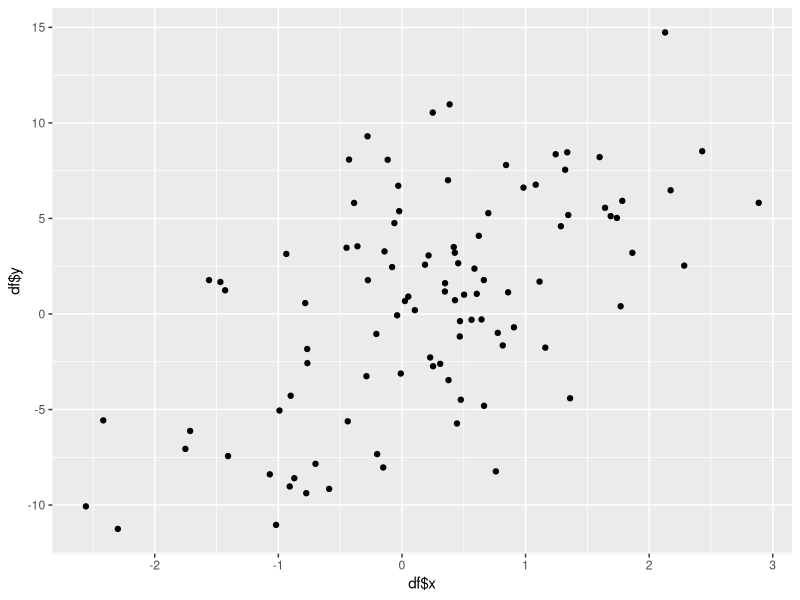
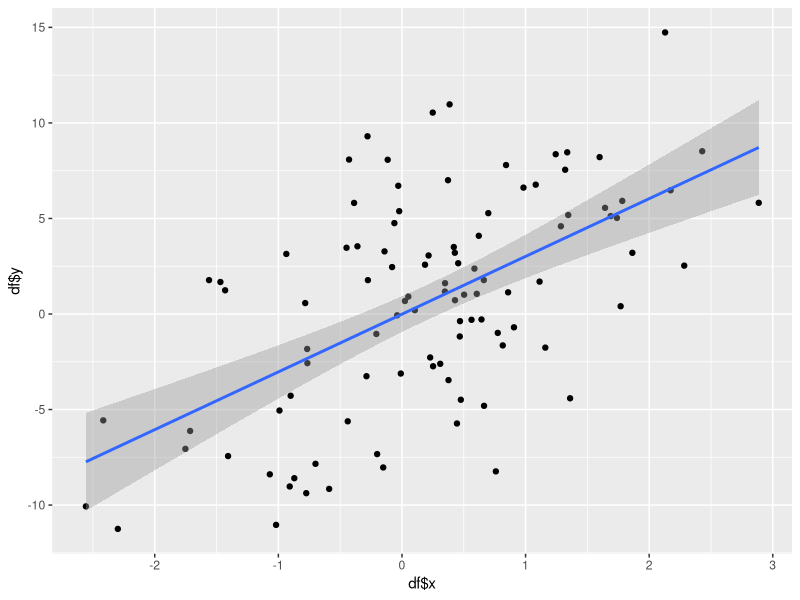
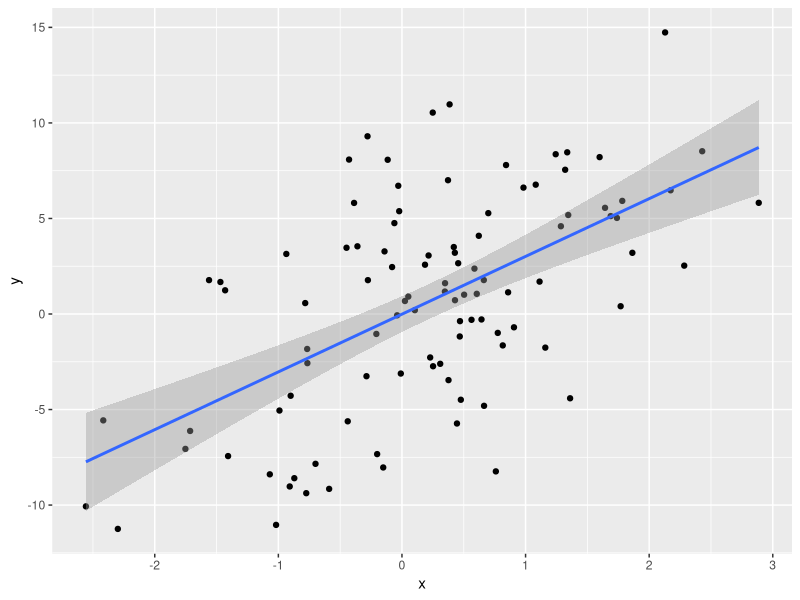
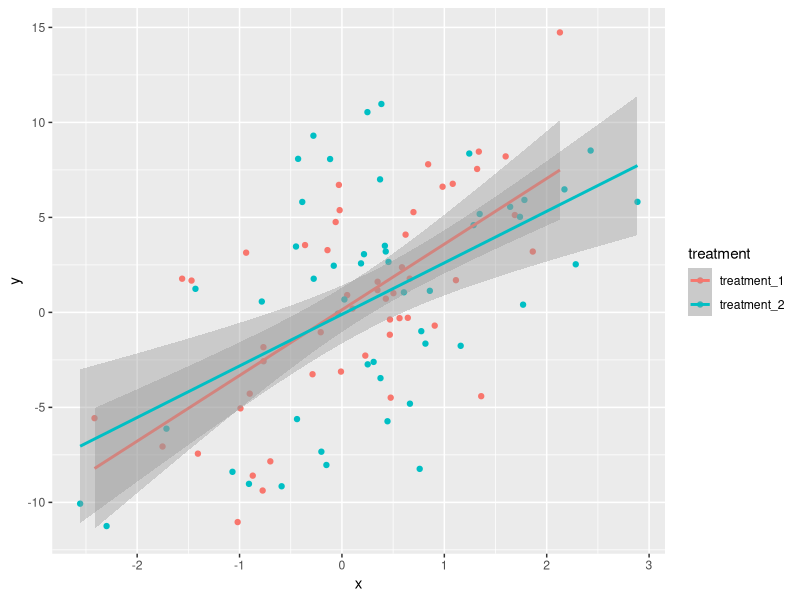
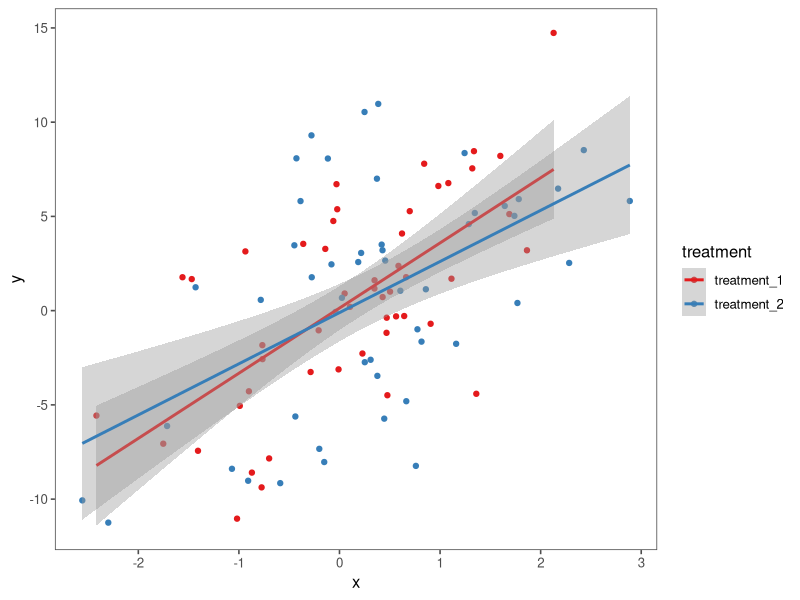

Recreate these plots in R, in order.
## ---- chunk 1
library(knitr)
library(tidyverse)
library(ggthemes)
library(RColorBrewer)
library(broom)

knitr::opts_chunk$set(echo = FALSE, fig.align = "center")

## ---- chunk 2
x <- c(10, 5, 15)

mean_x <- x %>% mean()
## ---- chunk 3
x = rnorm(100) 
y = x*3 + rnorm(100, sd = 5)

df <- as_tibble(list(x = x, 
                   y = y,
                   treatment = rep(c("treatment_1", "treatment_2"), each = 50)))
## ---- chunk 4
qplot(x = df$x, y = df$y)
## ---- chunk 5
qplot(df$x, df$y) + 
  geom_smooth(method = "lm")
## ---- chunk 6
ggplot(data = df, mapping = aes(x = x, y = y)) +
  geom_point() +
  geom_smooth(method = "lm")
## ---- chunk 7
ggplot(data = df, mapping = aes(x = x, y = y, colour = treatment)) +
  geom_point() +
  geom_smooth(method = "lm")
## ---- chunk 8
ggplot(df, aes(x, y, colour = treatment)) +
  geom_point() +
  geom_smooth(method = "lm") +
  theme_few() +
  scale_color_brewer(palette = "Set1")
## ---- chunk 9
df1 <- as_tibble(list(id = rep(1:30, each = 2),
                      stage = rep(c("practice", "test"), times = 30),
                      cond1 = rnorm(60), 
                      cond2 = rnorm(60), 
                      group = rep(c("group1", "group2"), each = 30)
                 ))

head(df1, 10)
## ---- chunk 10

sum_stats <- df1 %>%
  filter(stage == "test") %>%
  mutate(cond_diff = cond1 - cond2) %>%
  group_by(group) %>%
  summarise(mean = mean(cond_diff),
            sd = sd(cond_diff),
            n = n(),
            se  = sd/sqrt(n))
## ---- chunk 11
sum_stats
## ---- chunk 12
head(df1 %>% filter(stage == "test"))
## ---- chunk 13
df1_long <- df1 %>%
  gather(condition, score, cond1:cond2) %>%
  arrange(id)
  
## ---- chunk 14
head(df1_long)
## ---- chunk 15
year <- rep(c("five", "two"), each = 30)
memory <- rnorm(60)
attention <- rnorm(60)
attainment <- memory * 1 + attention * 0.8 + rnorm(60)

df2 <- as_tibble(list(id = 1:60, year = year, memory =memory, attention = attention, attainment = attainment))

head(df2, 8)
## ---- chunk 16
df2 %>%
  group_by(year) %>%
  do(tidy(lm(attainment ~ memory + attention, data = .)))

